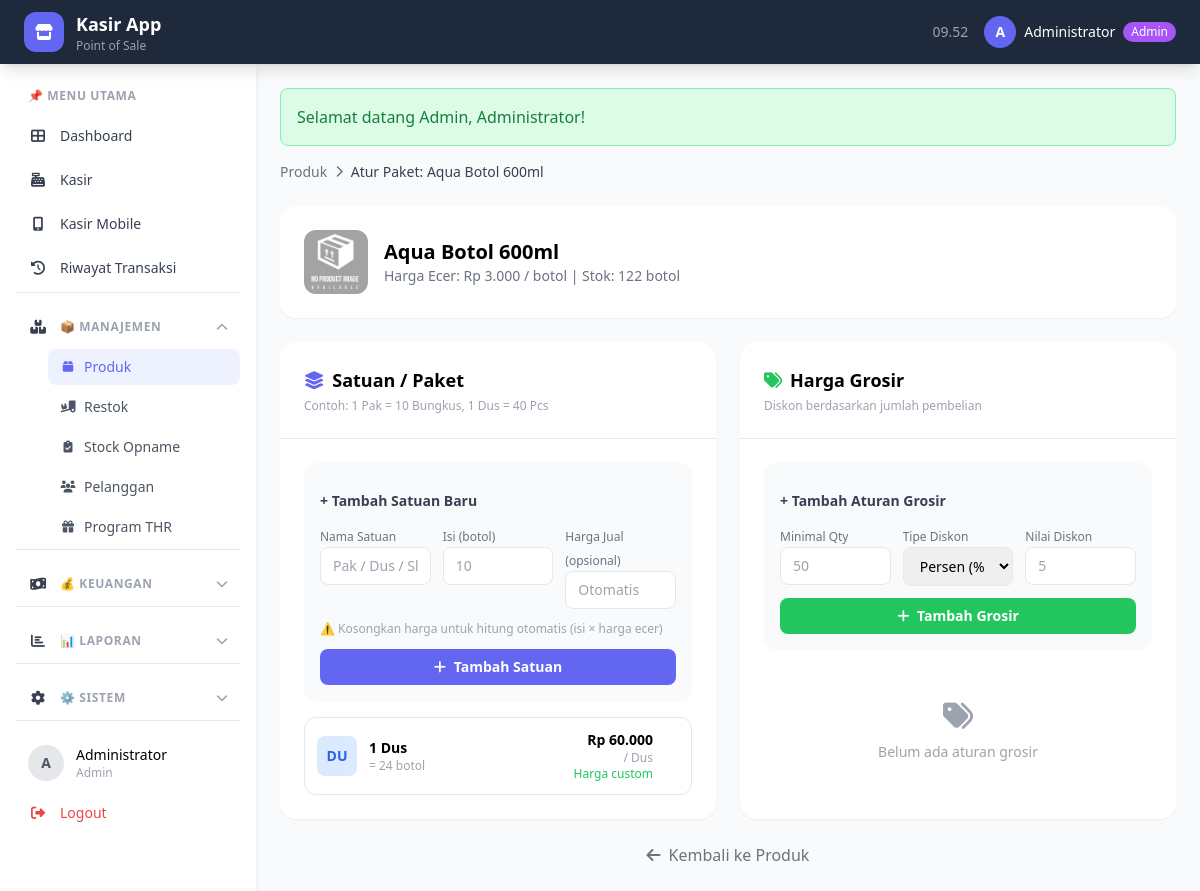
Page /index.php?page=satuan&produk_id=30 (signed in) on the committed database.
### tables this page shows
CREATE TABLE `produk` (
  `id` int(11) NOT NULL AUTO_INCREMENT,
  `kode` varchar(50) NOT NULL,
  `nama` varchar(100) NOT NULL,
  `gambar` varchar(255) DEFAULT NULL,
  `satuan_dasar` varchar(20) NOT NULL DEFAULT 'pcs',
  `harga_beli` decimal(10,2) NOT NULL DEFAULT 0.00,
  `harga_jual` decimal(10,2) NOT NULL DEFAULT 0.00,
  `stok_dasar` int(11) NOT NULL DEFAULT 0,
  `created_at` timestamp NOT NULL DEFAULT current_timestamp(),
  `updated_at` timestamp NOT NULL DEFAULT current_timestamp() ON UPDATE current_timestamp(),
  PRIMARY KEY (`id`),
  UNIQUE KEY `kode` (`kode`)
);

CREATE TABLE `satuan` (
  `id` int(11) NOT NULL AUTO_INCREMENT,
  `produk_id` int(11) NOT NULL,
  `nama_satuan` varchar(50) NOT NULL,
  `isi_satuan` int(11) NOT NULL,
  `harga_jual` decimal(10,2) DEFAULT NULL,
  `created_at` timestamp NOT NULL DEFAULT current_timestamp(),
  PRIMARY KEY (`id`),
  KEY `produk_id` (`produk_id`),
  CONSTRAINT `satuan_ibfk_1` FOREIGN KEY (`produk_id`) REFERENCES `produk` (`id`) ON DELETE CASCADE
);

### functions/upload.php (called while the page is built, shortened)
<?php
function getGambar($gambar = null) {
    return "uploads/produk/default.png";
}
?>

### halaman/satuan.php (the view, shortened to what this page needs)
<?php
$produk_id = $_GET['produk_id'] ?? 0;
$produk = mysqli_fetch_assoc(mysqli_query($conn, "SELECT * FROM produk WHERE id = $produk_id"));
$satuan_list = mysqli_query($conn, "SELECT * FROM satuan WHERE produk_id = $produk_id ORDER BY isi_satuan ASC");
$grosir_list = mysqli_query($conn, "SELECT * FROM grosir WHERE produk_id = $produk_id ORDER BY min_qty ASC");
?>
<div class="max-w-5xl mx-auto space-y-6">
    <div class="flex items-center gap-2 text-sm text-gray-500">
        <a href="?page=produk" class="hover:text-primary">Produk</a>
        <i class="fas fa-chevron-right text-xs"></i>
        <span class="text-gray-700 font-medium">Atur Paket: <?= $produk['nama'] ?></span>
    </div>
    <div class="bg-white rounded-2xl shadow-sm p-6">
        <div class="flex items-center gap-4">
            <img src="<?= getGambar($produk['gambar']) ?>" class="w-16 h-16 object-cover rounded-xl" onerror="this.src='uploads/produk/default.png'">
            <div>
                <h2 class="text-xl font-bold"><?= $produk['nama'] ?></h2>
                <p class="text-sm text-gray-500">
                    Harga Ecer: <?= rupiah($produk['harga_jual']) ?> / <?= $produk['satuan_dasar'] ?> |
                    Stok: <?= $produk['stok_dasar'] ?> <?= $produk['satuan_dasar'] ?>
                </p>
            </div>
        </div>
    </div>
    <div class="grid grid-cols-1 lg:grid-cols-2 gap-6">
        <div class="bg-white rounded-2xl shadow-sm">
            <div class="p-6 border-b flex items-center justify-between">
                <div>
                    <h3 class="font-bold text-lg flex items-center gap-2">
                        <i class="fas fa-layer-group text-primary"></i> Satuan / Paket
                    </h3>
                    <p class="text-xs text-gray-400 mt-1">Contoh: 1 Pak = 10 Bungkus, 1 Dus = 40 Pcs</p>
                </div>
            </div>
            <div class="p-6">
                <form action="proses/satuan_simpan.php" method="post" class="bg-gray-50 rounded-xl p-4 mb-4 space-y-3">
                    <p class="text-sm font-semibold text-gray-700">+ Tambah Satuan Baru</p>
                    <div class="grid grid-cols-3 gap-3">
                        <div>
                            <label class="text-xs text-gray-500">Nama Satuan</label>
                            <input type="text" name="nama_satuan" required
                                   class="w-full px-3 py-2 border rounded-lg text-sm focus:ring-2 focus:ring-primary outline-none"
                                   placeholder="Pak / Dus / Slop">
                        </div>
                        <div>
                            <label class="text-xs text-gray-500">Isi (<?= $produk['satuan_dasar'] ?>)</label>
                            <input type="number" name="isi_satuan" required min="1"
                                   class="w-full px-3 py-2 border rounded-lg text-sm focus:ring-2 focus:ring-primary outline-none"
                                   placeholder="10">
                        </div>
                        <div>
                            <label class="text-xs text-gray-500">Harga Jual (opsional)</label>
                            <input type="number" name="harga_jual"
                                   class="w-full px-3 py-2 border rounded-lg text-sm focus:ring-2 focus:ring-primary outline-none"
                                   placeholder="Otomatis">
                        </div>
                    </div>
                    <p class="text-xs text-gray-400">⚠️ Kosongkan harga untuk hitung otomatis (isi × harga ecer)</p>
                    <button type="submit" class="w-full bg-primary text-white py-2 rounded-lg text-sm font-semibold hover:bg-indigo-700 transition">
                        <i class="fas fa-plus mr-1"></i> Tambah Satuan
                    </button>
                </form>
                <div class="space-y-2">
                    <?php if(mysqli_num_rows($satuan_list) > 0): ?>
                        <?php while($s = mysqli_fetch_assoc($satuan_list)):
                            $harga_otomatis = $s['isi_satuan'] * $produk['harga_jual'];
                            $harga_display = $s['harga_jual'] ?? $harga_otomatis;
                        ?>
                        <div class="flex items-center justify-between p-3 border rounded-xl hover:bg-gray-50 transition group">
                            <div class="flex items-center gap-3">
                                <div class="w-10 h-10 bg-blue-100 rounded-lg flex items-center justify-center text-blue-600 font-bold text-sm">
                                    <?= strtoupper(substr($s['nama_satuan'], 0, 2)) ?>
                                </div>
                                <div>
                                    <p class="font-semibold text-sm">1 <?= $s['nama_satuan'] ?></p>
                                    <p class="text-xs text-gray-400">= <?= $s['isi_satuan'] ?> <?= $produk['satuan_dasar'] ?></p>
                                </div>
                            </div>
                            <div class="text-right flex items-center gap-3">
                                <div>
                                    <p class="font-bold text-sm"><?= rupiah($harga_display) ?></p>
                                    <p class="text-xs text-gray-400">/ <?= $s['nama_satuan'] ?></p>
                                    <?php if($s['harga_jual']): ?>
                                    <p class="text-xs text-green-500">Harga custom</p>
                                    <?php else: ?>
                                    <p class="text-xs text-gray-400">Auto: <?= rupiah($produk['harga_jual']) ?> × <?= $s['isi_satuan'] ?></p>
                                    <?php endif; ?>
                                </div>
                            </div>
                        </div>
                        <?php endwhile; ?>
                    <?php endif; ?>
                </div>
            </div>
        </div>
        <div class="bg-white rounded-2xl shadow-sm">
            <div class="p-6 border-b">
                <h3 class="font-bold text-lg flex items-center gap-2">
                    <i class="fas fa-tags text-green-500"></i> Harga Grosir
                </h3>
                <p class="text-xs text-gray-400 mt-1">Diskon berdasarkan jumlah pembelian</p>
            </div>
            <div class="p-6">
                <form action="proses/grosir_simpan.php" method="post" class="bg-gray-50 rounded-xl p-4 mb-4 space-y-3">
                    <p class="text-sm font-semibold text-gray-700">+ Tambah Aturan Grosir</p>
                    <div class="grid grid-cols-3 gap-3">
                        <div>
                            <label class="text-xs text-gray-500">Minimal Qty</label>
                            <input type="number" name="min_qty" required min="1"
                                   class="w-full px-3 py-2 border rounded-lg text-sm focus:ring-2 focus:ring-primary outline-none"
                                   placeholder="50">
                        </div>
                        <div>
                            <label class="text-xs text-gray-500">Tipe Diskon</label>
                            <select name="tipe_diskon" class="w-full px-3 py-2 border rounded-lg text-sm focus:ring-2 focus:ring-primary outline-none">
                                <option value="persen">Persen (%)</option>
                            </select>
                        </div>
                        <div>
                            <label class="text-xs text-gray-500">Nilai Diskon</label>
                            <input type="number" name="nilai_diskon" required min="1"
                                   class="w-full px-3 py-2 border rounded-lg text-sm focus:ring-2 focus:ring-primary outline-none"
                                   placeholder="5">
                        </div>
                    </div>
                    <button type="submit" class="w-full bg-green-500 text-white py-2 rounded-lg text-sm font-semibold hover:bg-green-600 transition">
                        <i class="fas fa-plus mr-1"></i> Tambah Grosir
                    </button>
                </form>
                <div class="space-y-2">
                    <?php if(mysqli_num_rows($grosir_list) > 0): ?>
                        <?php while($g = mysqli_fetch_assoc($grosir_list)): ?>
                        <div class="flex items-center justify-between p-3 border rounded-xl hover:bg-gray-50 transition group">
                            <div class="flex items-center gap-3">
                                <div class="w-10 h-10 bg-green-100 rounded-lg flex items-center justify-center text-green-600">
                                    <i class="fas fa-tag"></i>
                                </div>
                                <div>
                                    <p class="font-semibold text-sm">Min beli <?= $g['min_qty'] ?> <?= $produk['satuan_dasar'] ?></p>
                                    <p class="text-xs text-gray-500">
                                        <?php if($g['tipe_diskon'] == 'persen'): ?>
                                            Diskon <?= $g['nilai_diskon'] ?>%
                                        <?php else: ?>
                                            Potong Rp <?= number_format($g['nilai_diskon']) ?>/item
                                        <?php endif; ?>
                                    </p>
                                </div>
                            </div>
                            <a href="proses/grosir_hapus.php?id=<?= $g['id'] ?>&produk_id=<?= $produk_id ?>"
                               class="text-red-400 hover:text-red-600 opacity-0 group-hover:opacity-100 transition"
                               onclick="return confirm('Hapus aturan grosir ini?')">
                                <i class="fas fa-trash"></i>
                            </a>
                        </div>
                        <?php endwhile; ?>
                    <?php else: ?>
                        <div class="text-center py-8 text-gray-400">
                            <i class="fas fa-tags text-3xl mb-2"></i>
                            <p class="text-sm">Belum ada aturan grosir</p>
                        </div>
                    <?php endif; ?>
                </div>
            </div>
        </div>
    </div>
    <div class="text-center">
        <a href="?page=produk" class="inline-flex items-center gap-2 text-gray-500 hover:text-primary transition">
            <i class="fas fa-arrow-left"></i> Kembali ke Produk
        </a>
    </div>
</div>

### rows in the picture
produk: nama "Aqua Botol 600ml", harga_jual "Rp 3.000", satuan_dasar "botol", stok_dasar "122"
satuan: nama_satuan "DU", nama_satuan "Dus", isi_satuan "24", produk.satuan_dasar "botol", harga_jual "Rp 60.000", shows "Harga custom"

### other values in the picture
APP_NAME "Kasir App"
substr($user['nama'], 0, 1) "A"
$user['nama'] "Administrator"
$user['role'] "Admin"
$_SESSION[$nama] "Selamat datang Admin, Administrator!"
